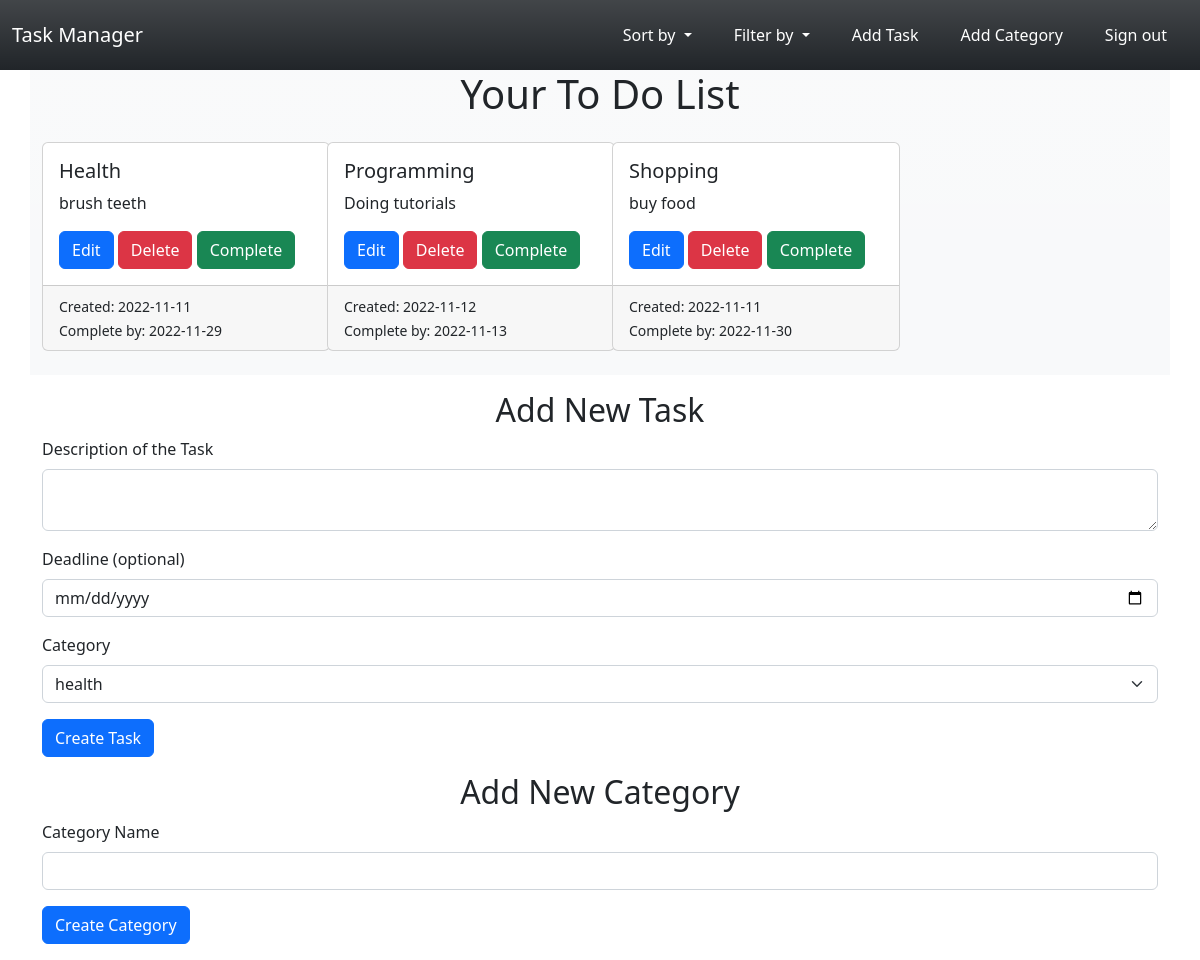
Screenshot of / (signed in) with the database file from the repository.
### todo/models.py (models this page shows)
class ToDo(db.Model):
    id = db.Column(db.Integer, primary_key=True)
    description = db.Column(db.String(500))
    is_completed = db.Column(db.Boolean, default=False)
    create_date = db.Column(db.Date, default=datetime.date.today())
    deadline = db.Column(db.Date)
    category_id = db.Column(db.Integer, db.ForeignKey("category.id"))
    user_id = db.Column(db.Integer, db.ForeignKey("user.id"))

class Category(db.Model):
    id = db.Column(db.Integer, primary_key=True)
    name = db.Column(db.String(250), unique=True, nullable=False)
    todos = db.relationship("ToDo", backref="category", lazy="joined")

### todo/routes.py (the view, shortened to what this page needs)
@app.route("/")
def home():
    tasks = db.session.query(ToDo).filter_by(
        user_id=current_user.get_id())
    if 'sort' in request.args.keys():
        if request.args['sort'] == 'deadline':
            tasks = tasks.order_by(ToDo.deadline.desc())
        elif request.args['sort'] == 'create_date':
            tasks = tasks.order_by(ToDo.create_date.desc())
        elif request.args['sort'] == 'completed':
            tasks = tasks.order_by(ToDo.is_completed.desc())
        elif request.args['sort'] == 'not completed':
            tasks = tasks.order_by(ToDo.is_completed.asc())
    else:
        tasks = tasks.order_by(ToDo.category_id)
    task_form = CreateTaskForm()
    task_form.category.choices = get_categories()
    category_form = CreateCategoryForm()
    return render_template("home.html", tasks=tasks,
                           task_form=task_form, category_form=category_form)

### todo/forms.py (shortened to what this page needs)
class CreateTaskForm(FlaskForm):
    description = TextAreaField("Description of the Task",
                                validators=[DataRequired()])
    category = SelectField("Category", choices=get_categories(),
                           coerce=int)
    deadline = DateField("Deadline (optional)", validators=[Optional()])
    submit = SubmitField("Create Task")

class CreateCategoryForm(FlaskForm):
    name = StringField("Category Name", validators=[DataRequired()])
    submit = SubmitField("Create Category")

### todo/forms.py (called while the page is built)
def get_categories(current=None):
    try:
        if current:
            choices = [(category.id, category.name)
                       for category in current_user.categories
                       if category.id != current.id]
            choices = [(current.id, current.name)] + choices
        else:
            choices = [(category.id, category.name)
                       for category in current_user.categories]
        choices.append((0, ""))
        return choices
    except AttributeError:
        return 0, ""

### todo/routes.py (called while the page is built)
@login_manager.user_loader
def load_user(user_id):
    user = User.query.get(user_id)
    return user

### todo/templates/home.html (shortened to what this page needs)
{% extends "index.html" %}
{% block content %}
{% if current_user.is_authenticated %}
<div class="container justify-content-center bg-light bg-gradient">
    <div class="row">
        <div class="text-center">
            <h1>Your To Do List</h1>
        </div>
    </div>
    <div class="row mt-3">
        {% for task in tasks %}
        <div class="col-lg-3 col-md-6 mb-4">
            <div class="card" style="width: 18rem;">
              <div class="card-body {% if task.is_completed %} bg-success {% endif %}">
                <h5 class="card-title">{{ task.category.name|title() }}</h5>
                <p class="card-text">{{ task.description }}</p>
                 {% if not task.is_completed %}
                <a href="{{ url_for('update_task', task_id=task.id) }}" class="btn btn-primary">Edit</a>
                <a href="{{ url_for('delete_task', task_id=task.id) }}" class="btn btn-danger">Delete</a>
                <a href="{{ url_for('complete_task', task_id=task.id) }}" class="btn btn-success">Complete</a>
                 {% else %}
                <a href="{{ url_for('delete_task', task_id=task.id) }}" class="btn btn-danger">Delete</a>
                <a href="{{ url_for('complete_task', task_id=task.id) }}" class="btn btn-warning">Not Complete</a>
                 {% endif %}
              </div>
                <div class="card-footer">
                 <small class="text-start">Created: {{ task.create_date }}</small><br>
                 <small class="text-end">Complete by: {% if task.deadline %}{{ task.deadline }} {%endif %} </small>
                </div>
            </div>
        </div>
    {% endfor %}
    </div>
</div>
<div class="container mt-3">
    <div class="container text-center">
        <h2>Add New Task</h2>
    </div>
    <form method="POST" action="{{ url_for('add_task') }}">
        <div class="mb-3">
            {{ task_form.description.label(class="form-label") }}
            {% if task_form.errors.description %}
                {{ task_form.description(size=20, class="form-control is-invalid") }}
            {% else %}
                {{ task_form.description(size=20, class="form-control") }}
            {% endif %}
        </div>
        <div class="mb-3">
            {{ task_form.deadline.label(class="form-label") }}
            {{ task_form.deadline(class="form-control") }}
        </div>
        <div class="mb-3">
            {{ task_form.category.label(class="form-label") }}
            {{ task_form.category(class="form-select") }}
        </div>
        <div class="mb-3">
            {{ task_form.submit(class="btn btn-primary") }}
        </div>
    </form>
</div>
<div class="container mt-3">
    <div class="container text-center">
        <h2>Add New Category</h2>
    </div>
    <form method="POST" action="{{ url_for('add_category') }}">
        <div class="mb-3">
            {{ category_form.name.label(class="form-label") }}
            {% if category_form.errors.name %}
                {{ category_form.name(size=20, class="form-control is-invalid") }}
            {% else %}
                {{ category_form.name(size=20, class="form-control") }}
            {% endif %}
        </div>
        <div class="mb-3">
            {{ category_form.submit(class="btn btn-primary") }}
        </div>
    </form>
</div>
{% else %}
<div class="container text-center">
    <p>Please log in to use the app.</p>
</div>
{% endif %}
{% endblock %}

### rows the page displays
ToDo: category.name "Health", description "brush teeth", create_date "2022-11-11", deadline "2022-11-29"
ToDo: category.name "Programming", description "Doing tutorials", create_date "2022-11-12", deadline "2022-11-13"
ToDo: category.name "Shopping", description "buy food", create_date "2022-11-11", deadline "2022-11-30"

### other values shown
{{ task_form.description.label(class="form-label") }} "Description of the Task"
{{ task_form.deadline.label(class="form-label") }} "Deadline (optional)"
{{ task_form.category.label(class="form-label") }} "Category"
{{ category_form.name.label(class="form-label") }} "Category Name"
